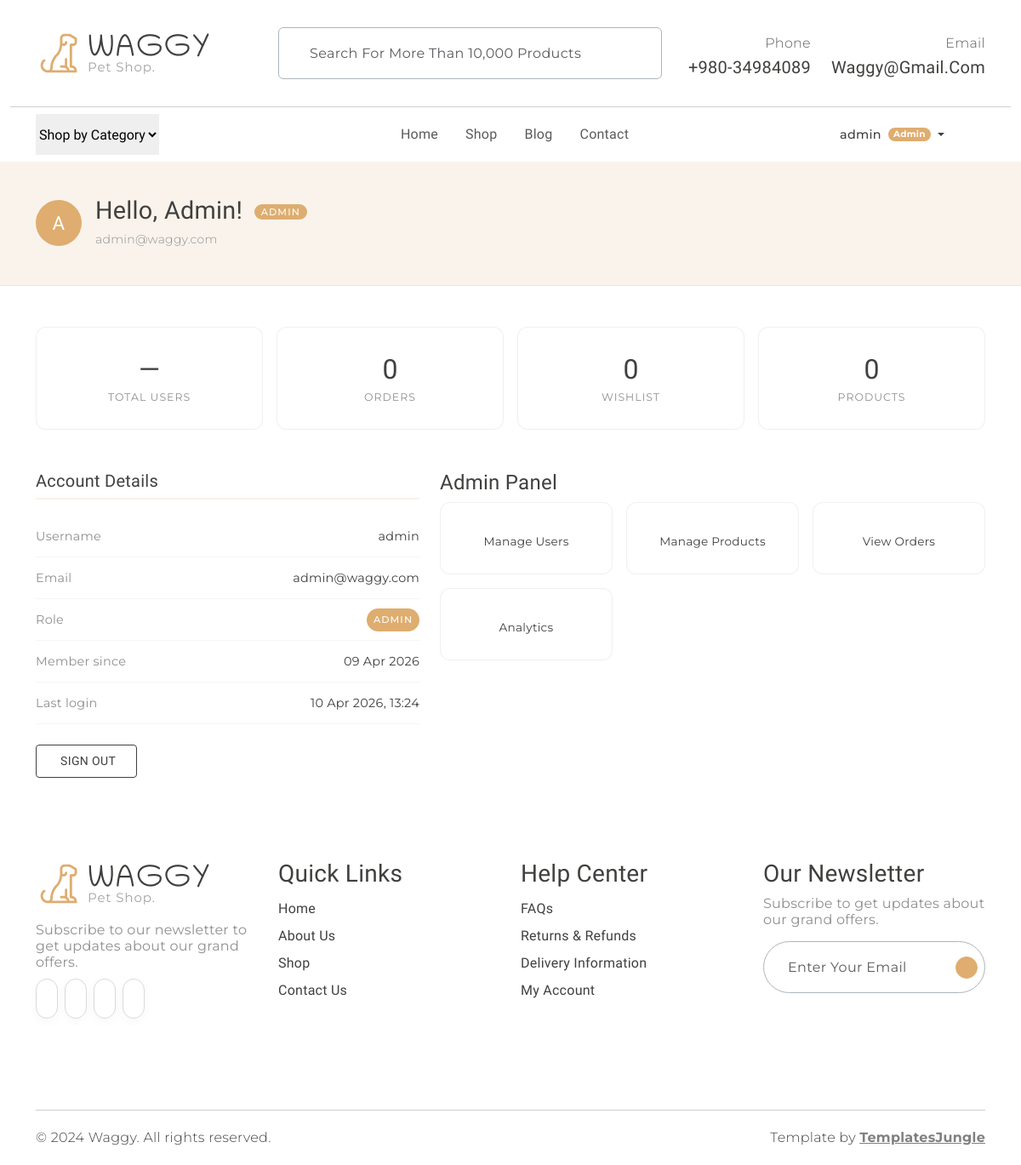
The page /dashboard (signed in) on the database as committed earlier.
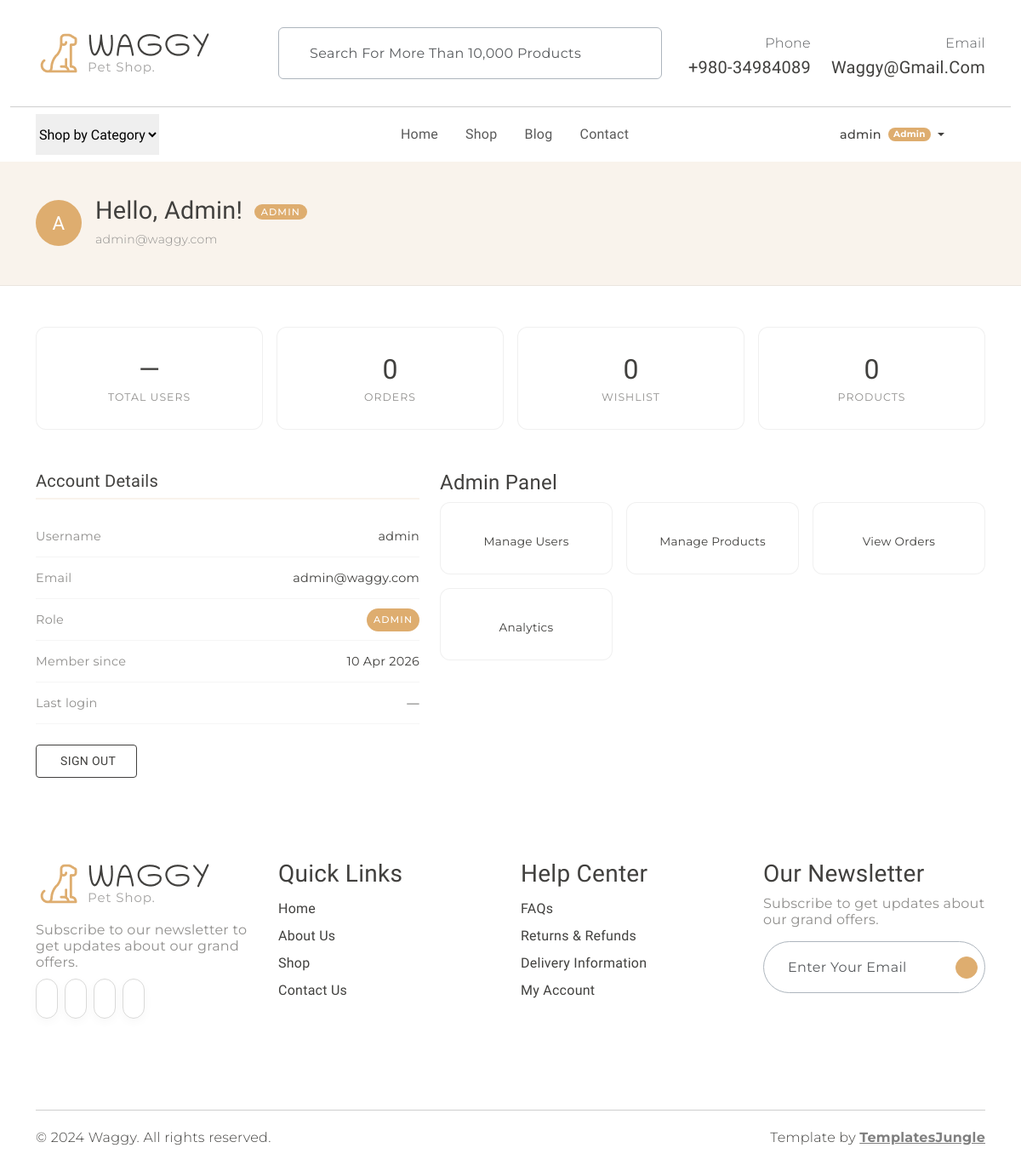
The same page on the database as committed later.
### models.py (models this page shows, shortened)
class User(UserMixin, db.Model):
    __tablename__ = "users"
    id            = db.Column(db.Integer,     primary_key=True)
    username      = db.Column(db.String(80),  unique=True, nullable=False)
    email         = db.Column(db.String(120), unique=True, nullable=False)
    password_hash = db.Column(db.String(256), nullable=False)
    role          = db.Column(db.String(20),  nullable=False, default="customer")
    is_active     = db.Column(db.Boolean,     nullable=False, default=True)
    created_at    = db.Column(db.DateTime,    nullable=False, default=datetime.utcnow)
    last_login_at = db.Column(db.DateTime,    nullable=True)
    @property
    def is_admin(self) -> bool:
        return self.role == "admin"

### app.py (the view)
    @main_bp.route("/dashboard")
    @login_required
    def dashboard():
        return render_template("dashboard.html")

### templates/dashboard.html (shortened to what this page needs)
{% extends "base.html" %}
{% block content %}
<div class="dash-hero">
  <div class="container">
    <div class="d-flex align-items-center gap-3">
      <div class="dash-avatar">{{ current_user.username[0].upper() }}</div>
      <div>
        <h2>
          Hello, {{ current_user.username }}!
          <span class="role-badge {{ current_user.role }}">
            {{ current_user.role | capitalize }}
          </span>
        </h2>
        <p class="mb-0 secondary-font" style="color: #908F8D; font-size: 0.875rem;">
          {{ current_user.email }}
        </p>
      </div>
    </div>
  </div>
</div>
<div class="container my-5">
  <div class="row g-3 mb-5">
    {% if current_user.is_admin %}
      <div class="col-6 col-md-3">
        <div class="stat-card">
          <div class="stat-value">—</div>
          <div class="stat-lbl">Total Users</div>
        </div>
      </div>
    {% endif %}
    <div class="col-6 col-md-3">
      <div class="stat-card">
        <div class="stat-value">0</div>
        <div class="stat-lbl">Orders</div>
      </div>
    </div>
    <div class="col-6 col-md-3">
      <div class="stat-card">
        <div class="stat-value">0</div>
        <div class="stat-lbl">Wishlist</div>
      </div>
    </div>
    <div class="col-6 col-md-3">
      <div class="stat-card">
        <div class="stat-value">0</div>
        <div class="stat-lbl">{% if current_user.is_admin %}Products{% else %}Saved Items{% endif %}</div>
      </div>
    </div>
  </div>
  <div class="row g-4">
    <div class="col-md-5 info-section">
      <h4>Account Details</h4>
      <div class="info-row">
        <span class="lbl">Username</span>
        <span>{{ current_user.username }}</span>
      </div>
      <div class="info-row">
        <span class="lbl">Email</span>
        <span>{{ current_user.email }}</span>
      </div>
      <div class="info-row">
        <span class="lbl">Role</span>
        <span class="role-badge {{ current_user.role }}">{{ current_user.role | capitalize }}</span>
      </div>
      <div class="info-row">
        <span class="lbl">Member since</span>
        <span>{{ current_user.created_at.strftime('%d %b %Y') }}</span>
      </div>
      <div class="info-row">
        <span class="lbl">Last login</span>
        <span>
          {% if current_user.last_login_at %}
            {{ current_user.last_login_at.strftime('%d %b %Y, %H:%M') }}
          {% else %}
            —
          {% endif %}
        </span>
      </div>
      <div class="mt-4">
        <a href="{{ url_for('auth.logout') }}"
           class="btn btn-outline-dark rounded-1"
           style="font-size: 0.875rem; padding: 0.5rem 1.5rem;">
          Sign Out
        </a>
      </div>
    </div>
    <div class="col-md-7">
      <h4 class="info-section">
        {% if current_user.is_admin %}Admin Panel{% else %}My Account{% endif %}
      </h4>
      <div class="row g-3">
        {% if current_user.is_admin %}
          <div class="col-6 col-sm-4">
            <a href="#" class="quick-link">
              <span>Manage Users</span>
            </a>
          </div>
          <div class="col-6 col-sm-4">
            <a href="#" class="quick-link">
              <span>Manage Products</span>
            </a>
          </div>
          <div class="col-6 col-sm-4">
            <a href="#" class="quick-link">
              <span>View Orders</span>
            </a>
          </div>
          <div class="col-6 col-sm-4">
            <a href="#" class="quick-link">
              <span>Analytics</span>
            </a>
          </div>
        {% endif %}
      </div>
    </div>
  </div>
</div>
{% endblock %}

### templates/base.html (shortened to what this page needs)
<!DOCTYPE html>
<html lang="en">
<head>
  <link rel="stylesheet" href="https://cdn.jsdelivr.net/npm/swiper@9/swiper-bundle.min.css" />
  <link href="https://cdn.jsdelivr.net/npm/bootstrap@5.3.0-alpha3/dist/css/bootstrap.min.css" rel="stylesheet"
>
  <link rel="stylesheet" href="{{ url_for('static', filename='css/normalize.css') }}">
  <link rel="stylesheet" href="{{ url_for('static', filename='css/vendor.css') }}">
  <link rel="stylesheet" href="{{ url_for('static', filename='style.css') }}">
</head>
<body>
  <header>
    <div class="container py-2">
      <div class="row py-4 pb-0 pb-sm-4 align-items-center">
        <div class="col-sm-4 col-lg-3 text-center text-sm-start">
          <a href="{{ url_for('main.index') }}">
            <img src="{{ url_for('static', filename='images/logo.png') }}" alt="Waggy" class="img-fluid">
          </a>
        </div>
        <div class="col-sm-6 offset-sm-2 offset-md-0 col-lg-5 d-none d-lg-block">
          <div class="search-bar border rounded-2 px-3 border-dark-subtle">
            <form class="text-center d-flex align-items-center" action="" method="get">
              <input type="text" class="form-control border-0 bg-transparent"
                placeholder="Search for more than 10,000 products" name="q" />
            </form>
          </div>
        </div>
        <div class="col-sm-8 col-lg-4 d-flex justify-content-end gap-4 align-items-center mt-4 mt-sm-0 justify-content-center justify-content-sm-end">
          <div class="support-box text-end d-none d-xl-block">
            <span class="fs-6 secondary-font text-muted">Phone</span>
            <h5 class="mb-0">+980-34984089</h5>
          </div>
          <div class="support-box text-end d-none d-xl-block">
            <span class="fs-6 secondary-font text-muted">Email</span>
            <h5 class="mb-0">waggy@gmail.com</h5>
          </div>
        </div>
      </div>
    </div>
    <div class="container-fluid"><hr class="m-0"></div>
    <div class="container">
      <nav class="main-menu d-flex navbar navbar-expand-lg">
        <div class="offcanvas offcanvas-end" tabindex="-1" id="offcanvasNavbar">
          <div class="offcanvas-body justify-content-between">
            <select class="filter-categories border-0 mb-0 me-5">
              <option>Shop by Category</option>
            </select>
            <ul class="navbar-nav menu-list list-unstyled d-flex gap-md-3 mb-0">
              <li class="nav-item">
                <a href="{{ url_for('main.index') }}"
                   class="nav-link {% if request.endpoint == 'main.index' %}active{% endif %}">
                  Home
                </a>
              </li>
              <li class="nav-item">
                  <a href="{{ url_for('shop.index') }}"
                      class="nav-link {% if request.endpoint and request.endpoint.startswith('shop.') %}active{% endif %}">
                      Shop
                  </a>
              </li>
              <li class="nav-item">
                <a href="#" class="nav-link">Blog</a>
              </li>
              <li class="nav-item">
                <a href="#" class="nav-link">Contact</a>
              </li>
            </ul>
            <div class="d-none d-lg-flex align-items-center">
              <ul class="d-flex justify-content-end list-unstyled m-0 align-items-center gap-1">
                {% if current_user.is_authenticated %}
                  <li class="nav-item dropdown">
                    <a class="nav-link dropdown-toggle d-flex align-items-center gap-1 mx-2"
                       href="#" role="button" data-bs-toggle="dropdown" aria-expanded="false">
                      <span class="secondary-font" style="font-size: 0.9rem; font-weight: 500;">
                        {{ current_user.username }}
                      </span>
                      {% if current_user.is_admin %}
                        <span class="badge rounded-pill bg-primary ms-1"
                              style="font-family: var(--secondary-font); font-size: 0.65rem; padding: 0.3em 0.6em;">
                          Admin
                        </span>
                      {% endif %}
                    </a>
                  </li>
                {% endif %}
                <li>
                </li>
                <li class="position-relative">
                </li>
              </ul>
            </div>
          </div>
        </div>
      </nav>
    </div>
  </header>
  {% block content %}{% endblock %}
  <footer id="footer" class="my-5">
    <div class="container py-5 my-5">
      <div class="row">
        <div class="col-md-3">
          <div class="footer-menu">
            <img src="{{ url_for('static', filename='images/logo.png') }}" alt="Waggy">
            <p class="blog-paragraph fs-6 mt-3">Subscribe to our newsletter to get updates about our grand offers.</p>
            <div class="social-links">
              <ul class="d-flex list-unstyled gap-2">
                <li class="social"><a href="#"><iconify-icon class="social-icon" icon="ri:facebook-fill"></iconify-icon></a></li>
                <li class="social"><a href="#"><iconify-icon class="social-icon" icon="ri:twitter-fill"></iconify-icon></a></li>
                <li class="social"><a href="#"><iconify-icon class="social-icon" icon="ri:instagram-fill"></iconify-icon></a></li>
                <li class="social"><a href="#"><iconify-icon class="social-icon" icon="ri:youtube-fill"></iconify-icon></a></li>
              </ul>
            </div>
          </div>
        </div>
        <div class="col-md-3">
          <div class="footer-menu">
            <h3>Quick Links</h3>
            <ul class="menu-list list-unstyled">
              <li class="menu-item"><a href="{{ url_for('main.index') }}" class="nav-link">Home</a></li>
              <li class="menu-item"><a href="#" class="nav-link">About Us</a></li>
              <li class="menu-item"><a href="{{ url_for('shop.index') }}" class="nav-link">Shop</a></li>
              <li class="menu-item"><a href="#" class="nav-link">Contact Us</a></li>
            </ul>
          </div>
        </div>
        <div class="col-md-3">
          <div class="footer-menu">
            <h3>Help Center</h3>
            <ul class="menu-list list-unstyled">
              <li class="menu-item"><a href="#" class="nav-link">FAQs</a></li>
              <li class="menu-item"><a href="#" class="nav-link">Returns &amp; Refunds</a></li>
              <li class="menu-item"><a href="#" class="nav-link">Delivery Information</a></li>
              {% if current_user.is_authenticated %}
                <li class="menu-item"><a href="{{ url_for('main.dashboard') }}" class="nav-link">My Account</a></li>
              {% else %}
                <li class="menu-item"><a href="{{ url_for('auth.login') }}" class="nav-link">Login / Register</a></li>
              {% endif %}
            </ul>
          </div>
        </div>
        <div class="col-md-3">
          <div>
            <h3>Our Newsletter</h3>
            <p class="blog-paragraph fs-6">Subscribe to get updates about our grand offers.</p>
            <div class="search-bar border rounded-pill border-dark-subtle px-2">
              <form class="text-center d-flex align-items-center" action="" method="post">
                <input type="email" class="form-control border-0 bg-transparent" placeholder="Enter your email" />
                <iconify-icon class="send-icon" icon="tabler:location-filled"></iconify-icon>
              </form>
            </div>
          </div>
        </div>
      </div>
    </div>
  </footer>
  <div id="footer-bottom">
    <div class="container">
      <hr class="m-0">
      <div class="row mt-3">
        <div class="col-md-6 copyright">
          <p class="secondary-font">© 2024 Waggy. All rights reserved.</p>
        </div>
        <div class="col-md-6 text-md-end">
          <p class="secondary-font">
            Template by <a href="https://templatesjungle.com/" target="_blank"
              class="text-decoration-underline fw-bold text-black-50">TemplatesJungle</a>
          </p>
        </div>
      </div>
    </div>
  </div>
</body>
</html>

### static/style.css (style rules this page uses)
:root { --header-height: 160px; --header-height-min: 80px; }
:root { --accent-color: #DEAD6F; --dark-color: #222222; --light-dark-color: #727272; --light-color: #fff; --grey-color: #dbdbdb; --light-grey-color: #fafafa; --primary-color: #6995B1; --light-primary-color: #eef1f3; }
:root { --body-font: 'Chilanka', cursive; --heading-font: 'Chilanka', cursive; --secondary-font: 'Montserrat', sans-serif; }
body { --bs-link-color: #333; --bs-link-hover-color: #333; --bs-link-color-rgb: 40, 40, 40; --bs-link-hover-color-rgb: 0, 0, 0; --bs-light-rgb: 248, 248, 248; --bs-font-sans-serif: 'Chilanka', cursive; --bs-body-font-family: var(--bs-font-sans-serif); --bs-body-font-size: 1rem; --bs-body-font-weight: 400; --bs-body-line-height: 2; --bs-body-color: #41403E; --bs-primary: #DEAD6F; --bs-primary-rgb: 222, 173, 111; --bs-primary-bg-subtle: #FFF9EB; --bs-border-color: #F7F7F7; --bs-secondary-rgb: 230, 243, 251; --bs-success-rgb: 238, 245, 228; --bs-danger-rgb: 249, 235, 231; --bs-warning-rgb: 255, 249, 235; --bs-info-rgb: 230, 243, 250; }
.btn-outline-dark { transition: all 0.3s ease-in; padding: 1.2rem 3rem; letter-spacing: 0.02375rem; text-transform: uppercase; --bs-btn-color: #41403E; --bs-btn-border-color: #41403E; --bs-btn-hover-color: #fff; --bs-btn-hover-bg: #41403E; --bs-btn-hover-border-color: #41403E; --bs-btn-focus-shadow-rgb: 33, 37, 41; --bs-btn-active-color: #fff; --bs-btn-active-bg: #41403E; --bs-btn-active-border-color: #41403E; --bs-btn-active-shadow: inset 0 3px 5px rgba(0, 0, 0, 0.125); --bs-btn-disabled-color: #41403E; --bs-btn-disabled-bg: transparent; --bs-btn-disabled-border-color: #41403E; --bs-gradient: none; }
body { letter-spacing: 0.01625rem; }
h1, h2, h3, h4, h5, h6 { font-family: var(--heading-font); color: var(--bs-body-color); font-weight: 400; text-transform: capitalize; }
a { text-decoration: none; }
.secondary-font { font-family: var(--secondary-font); font-weight: 300; }
.search-bar { border: 1px solid #EAEAEA; }
.search-bar ::placeholder { font-family: var(--secondary-font); }
.form-control { color: #908F8D; line-height: normal; letter-spacing: 0.02125rem; text-transform: capitalize; border-radius: 0.25rem; border: 1px solid rgba(65, 64, 62, 0.20); background: #FFF; display: flex; padding: 1.25rem 0rem 1.25rem 1.25rem; align-items: center; gap: 0.375rem; align-self: stretch; }
.blog-paragraph { color: #908F8D; font-size: 1rem; font-weight: 400; line-height: normal; font-family: var(--secondary-font); }
iconify-icon.social-icon { color: #CACACA; font-size: 1.125rem; padding: 0.75rem; border-radius: 4.375rem; border: 1px solid #D9D9D8; box-shadow: 0px 4px 12px 0px rgba(0, 0, 0, 0.03); transition: all 0.5s ease; }
iconify-icon.send-icon { cursor: pointer; font-size: 1.125rem; padding: 0.75rem; border-radius: 4.375rem; color: #FFF; border: 1px solid #DEAD6F; background: #DEAD6F; }

Rows that differ between the two databases and show on the page:
changed User "Admin": created_at "09 Apr 2026" → "10 Apr 2026"; last_login_at "10 Apr 2026, 13:24" → (not shown)
